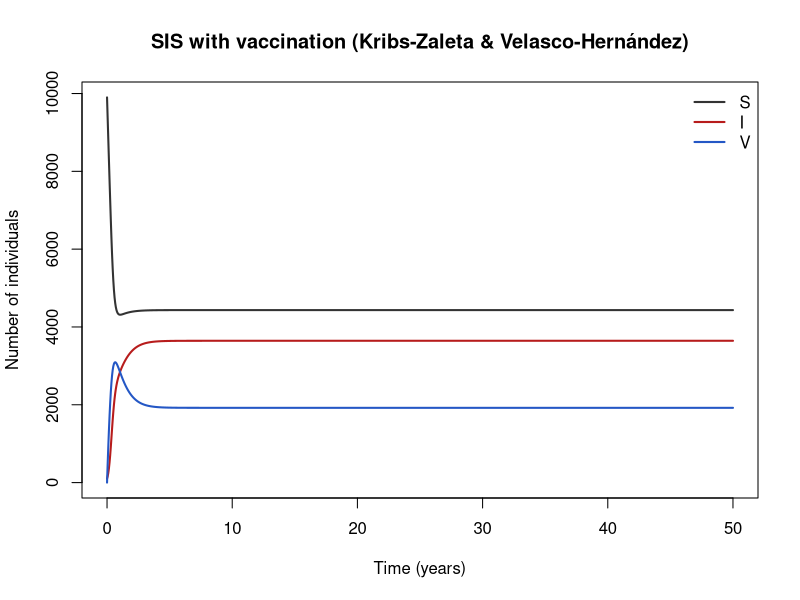

Write the R code that produced this figure.
## SIS with vaccination (Kribs-Zaleta & Velasco-Hernández)
## generic SIS infection with imperfect waning vaccine.
## This is the canonical small model where an endemic equilibrium coexists with a stable disease-free state when the vaccine-reduced R_phi < 1.
## Parameter values: 0 of 6 checked against the source; the rest are recalled or illustrative.
## Reference: Kribs-Zaleta C.M. & Velasco-Hernández J.X. (2000) "A simple vaccination model with multiple endemic states", Math. Biosci. 164:183–201
## Source: https://doi.org/10.1016/S0025-5564(00)00003-1
##
## Generated from a compartmental model diagram (model format v1).
## Regenerating from the same diagram always gives this exact file.
##
## Compartments: S, I, V
## Flows (time unit: years):
##   (outside) -> S  : mu * N
##   S -> I          : lambda * S
##   I -> S          : gamma * I
##   S -> V          : phi_v * S
##   V -> S          : theta_v * V
##   V -> I          : sigma_v * lambda * V
##   S -> (outside)  : mu * S
##   I -> (outside)  : mu * I
##   V -> (outside)  : mu * V

library(deSolve)

# ---- Time ------------------------------------------------------------
times <- seq(0, 50, by = 0.05)  # years

# ---- Parameters ------------------------------------------------------
parameters <- c(
  mu = 0.02,      # birth/death (turnover) (1/yr) [illustrative]
  beta = 20,      # transmission (1/yr) [illustrative]
  gamma = 10,     # recovery, returning to susceptible (1/yr) [illustrative]
  phi_v = 1.0,    # vaccination rate (1/yr) [illustrative]
  theta_v = 0.1,  # vaccine waning (1/yr) [illustrative]
  sigma_v = 0.3   # relative susceptibility of the vaccinated [illustrative]
)

# ---- Initial conditions ----------------------------------------------
state <- c(
  S = 9900,  # susceptible
  I = 100,   # infectious
  V = 0      # vaccinated
)

# ---- Model equations -------------------------------------------------
siv_backward_bifurcation_model <- function(t, state, parameters) {
  with(as.list(c(state, parameters)), {
    # Total population
    N <- S + I + V

    # Derived quantities
    lambda <- beta * I / N

    # Rates of change
    dS <- mu * N - lambda * S + gamma * I - phi_v * S + theta_v * V - mu * S
    dI <- lambda * S - gamma * I + sigma_v * lambda * V - mu * I
    dV <- phi_v * S - theta_v * V - sigma_v * lambda * V - mu * V

    list(c(dS, dI, dV))
  })
}

# ---- Solve -----------------------------------------------------------
out <- ode(y = state, times = times, func = siv_backward_bifurcation_model, parms = parameters)
out <- as.data.frame(out)

# ---- Plot ------------------------------------------------------------
compartment_cols <- c(S = "#333333", I = "#B71C1C", V = "#2457C5")
matplot(out$time, out[, names(compartment_cols)], type = "l", lty = 1, lwd = 2,
        col = compartment_cols, xlab = "Time (years)", ylab = "Number of individuals",
        main = "SIS with vaccination (Kribs-Zaleta & Velasco-Hernández)")
legend("topright", legend = names(compartment_cols), col = compartment_cols,
       lty = 1, lwd = 2, bty = "n")
